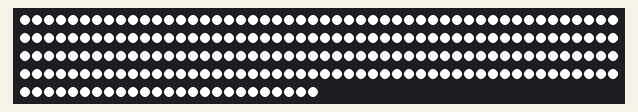
This sketch was run on a simulated Arduino Uno, built with avr-gcc and run on an emulated ATmega328P. Parts: 225 RGB LEDs in strip order, left to right, continuing on the next row.

Above: at 0.1 s.

The sketch:

Blink.ino
```cpp
#include <FastLED.h>

// How many leds in your strip?
#define NUM_LEDS 225

// For led chips like WS2812, which have a data line, ground, and power, you just
// need to define DATA_PIN.  For led chipsets that are SPI based (four wires - data, clock,
// ground, and power), like the LPD8806 define both DATA_PIN and CLOCK_PIN
// Clock pin only needed for SPI based chipsets when not using hardware SPI
#define DATA_PIN 0
#define CLOCK_PIN 13

// Define the array of leds
CRGB leds[NUM_LEDS];

void setup() {
    // Uncomment/edit one of the following lines for your leds arrangement.
    // ## Clockless types ##
    FastLED.addLeds<NEOPIXEL, DATA_PIN>(leds, NUM_LEDS);  // GRB ordering is assumed
    // FastLED.addLeds<SM16703, DATA_PIN, RGB>(leds, NUM_LEDS);
    // FastLED.addLeds<TM1829, DATA_PIN, RGB>(leds, NUM_LEDS);
    // FastLED.addLeds<TM1812, DATA_PIN, RGB>(leds, NUM_LEDS);
    // FastLED.addLeds<TM1809, DATA_PIN, RGB>(leds, NUM_LEDS);
    // FastLED.addLeds<TM1804, DATA_PIN, RGB>(leds, NUM_LEDS);
    // FastLED.addLeds<TM1803, DATA_PIN, RGB>(leds, NUM_LEDS);
    // FastLED.addLeds<UCS1903, DATA_PIN, RGB>(leds, NUM_LEDS);
    // FastLED.addLeds<UCS1903B, DATA_PIN, RGB>(leds, NUM_LEDS);
    // FastLED.addLeds<UCS1904, DATA_PIN, RGB>(leds, NUM_LEDS);
    // FastLED.addLeds<UCS2903, DATA_PIN, RGB>(leds, NUM_LEDS);
    // FastLED.addLeds<WS2812, DATA_PIN, RGB>(leds, NUM_LEDS);  // GRB ordering is typical
    // FastLED.addLeds<WS2852, DATA_PIN, RGB>(leds, NUM_LEDS);  // GRB ordering is typical
    // FastLED.addLeds<WS2812B, DATA_PIN, RGB>(leds, NUM_LEDS);  // GRB ordering is typical
    // FastLED.addLeds<GS1903, DATA_PIN, RGB>(leds, NUM_LEDS);
    // FastLED.addLeds<SK6812, DATA_PIN, RGB>(leds, NUM_LEDS);  // GRB ordering is typical
    // FastLED.addLeds<SK6822, DATA_PIN, RGB>(leds, NUM_LEDS);
    // FastLED.addLeds<APA106, DATA_PIN, RGB>(leds, NUM_LEDS);
    // FastLED.addLeds<PL9823, DATA_PIN, RGB>(leds, NUM_LEDS);
    // FastLED.addLeds<SK6822, DATA_PIN, RGB>(leds, NUM_LEDS);
    // FastLED.addLeds<WS2811, DATA_PIN, RGB>(leds, NUM_LEDS);
    // FastLED.addLeds<WS2813, DATA_PIN, RGB>(leds, NUM_LEDS);
    // FastLED.addLeds<APA104, DATA_PIN, RGB>(leds, NUM_LEDS);
    // FastLED.addLeds<WS2811_400, DATA_PIN, RGB>(leds, NUM_LEDS);
    // FastLED.addLeds<GE8822, DATA_PIN, RGB>(leds, NUM_LEDS);
    // FastLED.addLeds<GW6205, DATA_PIN, RGB>(leds, NUM_LEDS);
    // FastLED.addLeds<GW6205_400, DATA_PIN, RGB>(leds, NUM_LEDS);
    // FastLED.addLeds<LPD1886, DATA_PIN, RGB>(leds, NUM_LEDS);
    // FastLED.addLeds<LPD1886_8BIT, DATA_PIN, RGB>(leds, NUM_LEDS);
    // ## Clocked (SPI) types ##
    // FastLED.addLeds<LPD6803, DATA_PIN, CLOCK_PIN, RGB>(leds, NUM_LEDS);  // GRB ordering is typical
    // FastLED.addLeds<LPD8806, DATA_PIN, CLOCK_PIN, RGB>(leds, NUM_LEDS);  // GRB ordering is typical
    // FastLED.addLeds<WS2801, DATA_PIN, CLOCK_PIN, RGB>(leds, NUM_LEDS);
    // FastLED.addLeds<WS2803, DATA_PIN, CLOCK_PIN, RGB>(leds, NUM_LEDS);
    // FastLED.addLeds<SM16716, DATA_PIN, CLOCK_PIN, RGB>(leds, NUM_LEDS);
    // FastLED.addLeds<P9813, DATA_PIN, CLOCK_PIN, RGB>(leds, NUM_LEDS);  // BGR ordering is typical
    // FastLED.addLeds<DOTSTAR, DATA_PIN, CLOCK_PIN, RGB>(leds, NUM_LEDS);  // BGR ordering is typical
    // FastLED.addLeds<APA102, DATA_PIN, CLOCK_PIN, RGB>(leds, NUM_LEDS);  // BGR ordering is typical
    // FastLED.addLeds<SK9822, DATA_PIN, CLOCK_PIN, RGB>(leds, NUM_LEDS);  // BGR ordering is typical
}

void loop() {
  // Turn the LED on, then pause
  fill_solid(leds, 225, CRGB::White);
  FastLED.show();
  delay(500);
  // Now turn the LED off, then pause
  leds[0] = CRGB::Black;
  FastLED.show();
  delay(500);
}
```
